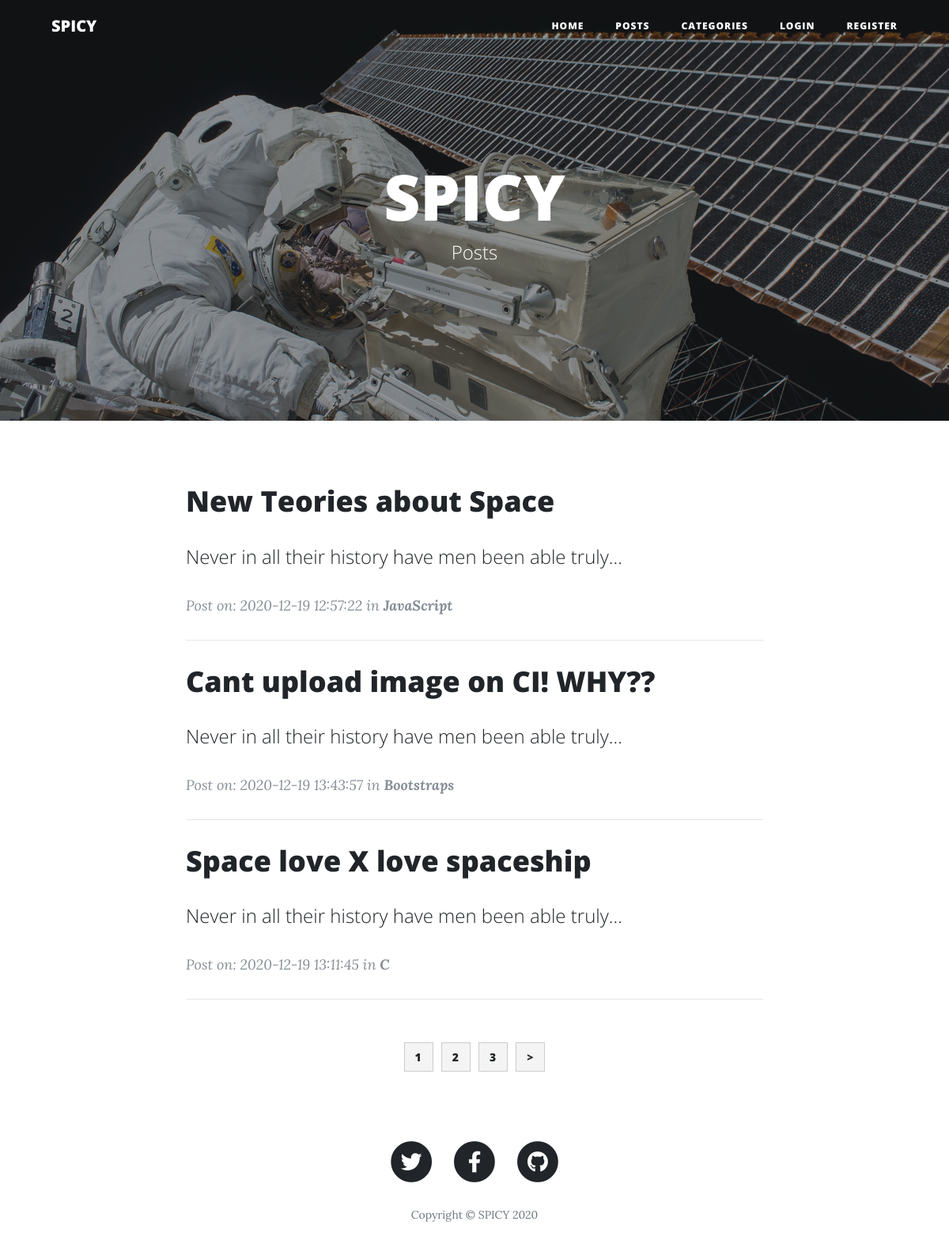
/home/posts, run on the app's committed database.
### tables this page shows
CREATE TABLE `posts` (
  `id` int(11) NOT NULL,
  `category_id` int(11) NOT NULL,
  `user_id` int(11) NOT NULL,
  `title` varchar(255) NOT NULL,
  `slug` varchar(255) NOT NULL,
  `body` text NOT NULL,
  `post_image` varchar(255) NOT NULL,
  `created_at` timestamp NOT NULL DEFAULT current_timestamp()
);

CREATE TABLE `categories` (
  `id` int(11) NOT NULL,
  `user_id` int(11) NOT NULL,
  `name` varchar(255) NOT NULL,
  `created_at` timestamp NOT NULL DEFAULT current_timestamp()
);

### application/controllers/Home.php (called while the page is built, shortened)
<?php
class Home extends CI_Controller
{
    public function __construct()
    {
        $this->load->helper(array('form', 'url'));
    }
    public function posts($offset = 0)
    {
        $config['per_page'] = 3;
        $data['title'] = 'Posts';
        $data['posts'] = $this->post_model->get_post(FALSE, $config['per_page'], $offset);
        $this->load->view('posts', $data);
    }
}

### index.php (called while the page is built, shortened)
<?php
require_once BASEPATH.'core/CodeIgniter.php';

### application/models/Post_model.php (called while the page is built, shortened)
<?php
class Post_model extends CI_Model
{
    public function get_post($slug = FALSE, $limit = FALSE, $offset = FALSE)
    {
        if ($limit) {
            $this->db->limit($limit, $offset);
        }
        if ($slug === FALSE) {
            $this->db->order_by('posts.id', 'DESC');
            $this->db->join('categories', 'categories.id = posts.category_id');
            $query = $this->db->get('posts');
            return $query->result_array();
        }
        $query = $this->db->get_where('posts', array('slug' => $slug));
        return $query->row_array();
    }
}

### application/views/pages/maincontent.php (the view)
<div class="container">
    <div class="row">
        <div class="col-lg-8 col-md-10 mx-auto">
            <?php foreach($posts as $post) : ?>
            <div class="post-preview">
                <a href="<?php echo site_url('home/view/'.$post['slug']); ?>">
                    <h2 class="post-title">
                        <?php echo $post['title']; ?>
                    </h2>
                    <h4 class="post-subtitle">
                        <?php echo word_limiter($post['body'], 10); ?>
                    </h4>
                </a>
                <p class="post-meta">Post on: <?php echo $post['created_at']; ?> in
                    <strong><?php echo $post['name']; ?></strong></p>
            </div>
            <hr>
            <?php endforeach; ?>

### static/css/style.css (style rules this page uses)
.pagination-links strong { padding: 8px 13px; margin: 5px; background: #f4f4f4; border: 1px #ccc solid; }
a.pagination-link { padding: 8px 13px; margin: 5px; background: #f4f4f4; border: 1px #ccc solid; }

### data on the page
posts: title "New Teories about Space", body "Never in all their history have men been able truly…", category.created_at "2020-12-19 12:57:22", category.name "JavaScript"
posts: title "Cant upload image on CI! WHY??", body "Never in all their history have men been able truly…", category.created_at "2020-12-19 13:43:57", category.name "Bootstraps"
posts: title "Space love X love spaceship", body "Never in all their history have men been able truly…", category.created_at "2020-12-19 13:11:45", category.name "C"

### other printed values
SITE_NAME "SPICY"
$title "Posts"
$this->pagination->create_links() "1 2 3 >"
